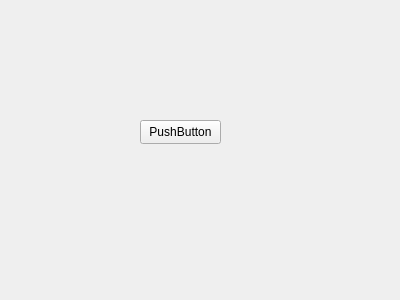
<?xml version="1.0" encoding="UTF-8"?>
<ui version="4.0">
 <class>Widget</class>
 <widget class="QWidget" name="Widget">
  <property name="geometry">
   <rect>
    <x>0</x>
    <y>0</y>
    <width>400</width>
    <height>300</height>
   </rect>
  </property>
  <property name="windowTitle">
   <string>Widget</string>
  </property>
  <widget class="QPushButton" name="pushButton">
   <property name="geometry">
    <rect>
     <x>140</x>
     <y>120</y>
     <width>81</width>
     <height>24</height>
    </rect>
   </property>
   <property name="text">
    <string>PushButton</string>
   </property>
  </widget>
 </widget>
 <layoutdefault spacing="6" margin="11"/>
 <resources/>
 <connections/>
</ui>
